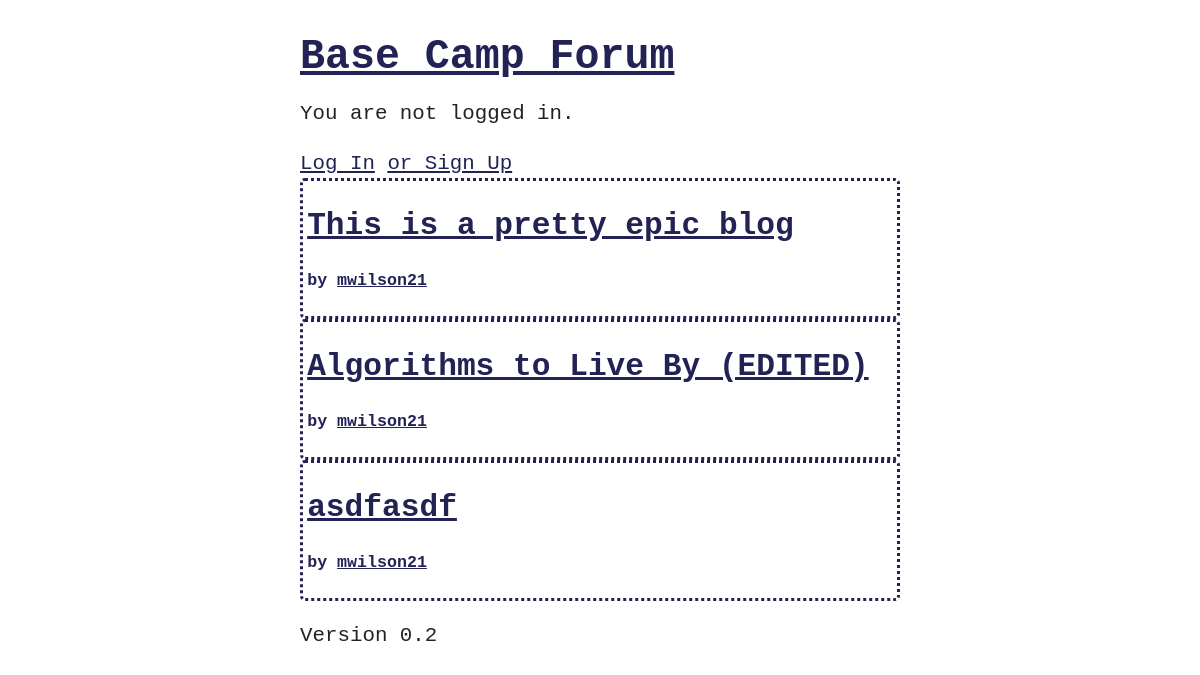
Before: /user/mwilson21/posts with the older database file.
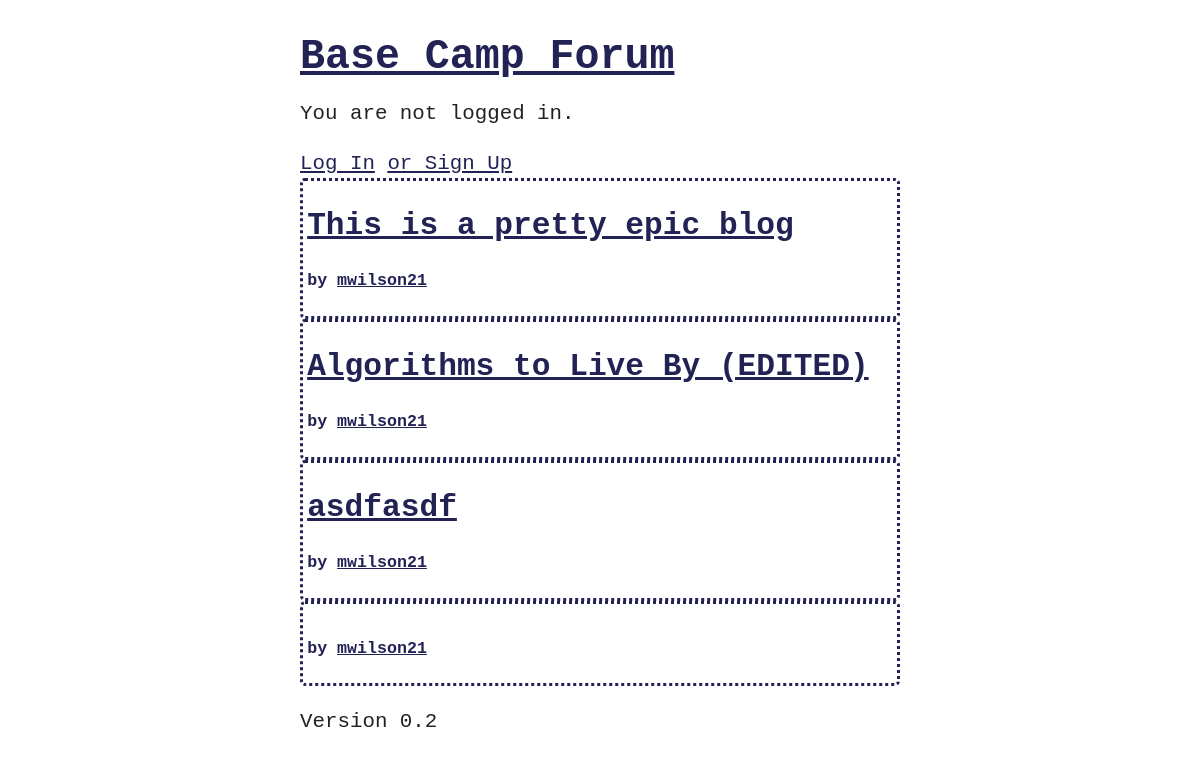
After: the same page with the newer database file.
### blog/models.py (models this page shows, shortened)
class Post(models.Model):
    title = models.CharField(max_length=200)
    author = models.ForeignKey(
        get_user_model(),
        on_delete=models.CASCADE,
    )
    body = models.TextField()

### accounts/models.py (models this page shows)
class CustomUser(AbstractUser):
    age = models.PositiveIntegerField(null=True, blank=True)

### blog/views.py (the view)
class UserPostsView(ListView):
    model = CustomUser
    template_name = "user_posts.html"
    slug_field = "username"
    slug_url_kwarg = "username"
    context_object_name = "user"
    def get_queryset(self):
        cur_user = self.request.resolver_match.kwargs["username"]
        return Post.objects.filter(author__username=cur_user)

### templates/user_posts.html (shortened to what this page needs)
{% extends 'base.html' %} {% block content %} {% for post in object_list %}
<div class="post-entry">
  <h2><a href="{% url 'post_detail' post.pk %}">{{ post.title }}</a></h2>
  <h3>
    by
    <a href="{% url 'user_profile' post.author.username %}"
      >{{ post.author.username }}</a
    >
  </h3>
</div>
{% endfor %} {% endblock content %}

Changed rows visible on the page:
added Post: author.username "mwilson21"
